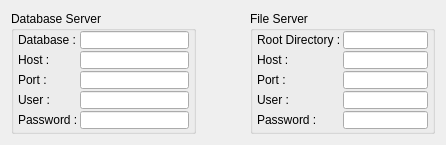
<?xml version="1.0" encoding="UTF-8"?>
<ui version="4.0">
 <class>uiConnector</class>
 <widget class="QWidget" name="uiConnector">
  <property name="geometry">
   <rect>
    <x>0</x>
    <y>0</y>
    <width>442</width>
    <height>139</height>
   </rect>
  </property>
  <property name="windowTitle">
   <string>Form</string>
  </property>
  <property name="styleSheet">
   <string notr="true"/>
  </property>
  <layout class="QGridLayout" name="gridLayout_2">
   <item row="0" column="0" colspan="2">
    <widget class="QGroupBox" name="groupBox">
     <property name="minimumSize">
      <size>
       <width>185</width>
       <height>0</height>
      </size>
     </property>
     <property name="maximumSize">
      <size>
       <width>185</width>
       <height>16777215</height>
      </size>
     </property>
     <property name="title">
      <string>Database Server</string>
     </property>
     <property name="flat">
      <bool>false</bool>
     </property>
     <property name="checkable">
      <bool>false</bool>
     </property>
     <layout class="QGridLayout" name="gridLayout">
      <property name="leftMargin">
       <number>4</number>
      </property>
      <property name="topMargin">
       <number>0</number>
      </property>
      <property name="rightMargin">
       <number>4</number>
      </property>
      <property name="bottomMargin">
       <number>2</number>
      </property>
      <property name="spacing">
       <number>2</number>
      </property>
      <item row="0" column="0">
       <widget class="QLabel" name="label">
        <property name="text">
         <string>Database :</string>
        </property>
       </widget>
      </item>
      <item row="0" column="1">
       <widget class="QLineEdit" name="ledDB">
        <property name="minimumSize">
         <size>
          <width>0</width>
          <height>18</height>
         </size>
        </property>
        <property name="maximumSize">
         <size>
          <width>16777215</width>
          <height>18</height>
         </size>
        </property>
        <property name="styleSheet">
         <string notr="true"/>
        </property>
        <property name="maxLength">
         <number>50</number>
        </property>
       </widget>
      </item>
      <item row="1" column="0">
       <widget class="QLabel" name="label_2">
        <property name="text">
         <string>Host :</string>
        </property>
       </widget>
      </item>
      <item row="1" column="1">
       <widget class="QLineEdit" name="ledMainHost">
        <property name="minimumSize">
         <size>
          <width>0</width>
          <height>18</height>
         </size>
        </property>
        <property name="maximumSize">
         <size>
          <width>16777215</width>
          <height>18</height>
         </size>
        </property>
        <property name="maxLength">
         <number>50</number>
        </property>
       </widget>
      </item>
      <item row="2" column="0">
       <widget class="QLabel" name="label_3">
        <property name="text">
         <string>Port :</string>
        </property>
       </widget>
      </item>
      <item row="2" column="1">
       <widget class="QLineEdit" name="ledMainPort">
        <property name="minimumSize">
         <size>
          <width>0</width>
          <height>18</height>
         </size>
        </property>
        <property name="maximumSize">
         <size>
          <width>16777215</width>
          <height>18</height>
         </size>
        </property>
       </widget>
      </item>
      <item row="3" column="0">
       <widget class="QLabel" name="label_4">
        <property name="text">
         <string>User :</string>
        </property>
       </widget>
      </item>
      <item row="3" column="1">
       <widget class="QLineEdit" name="ledMainUser">
        <property name="minimumSize">
         <size>
          <width>0</width>
          <height>18</height>
         </size>
        </property>
        <property name="maximumSize">
         <size>
          <width>16777215</width>
          <height>18</height>
         </size>
        </property>
       </widget>
      </item>
      <item row="4" column="0">
       <widget class="QLabel" name="label_5">
        <property name="text">
         <string>Password :</string>
        </property>
       </widget>
      </item>
      <item row="4" column="1">
       <widget class="QLineEdit" name="ledMainPassword">
        <property name="minimumSize">
         <size>
          <width>0</width>
          <height>18</height>
         </size>
        </property>
        <property name="maximumSize">
         <size>
          <width>16777215</width>
          <height>18</height>
         </size>
        </property>
        <property name="echoMode">
         <enum>QLineEdit::Password</enum>
        </property>
       </widget>
      </item>
     </layout>
    </widget>
   </item>
   <item row="0" column="3" colspan="2">
    <widget class="QGroupBox" name="groupBox_2">
     <property name="minimumSize">
      <size>
       <width>185</width>
       <height>0</height>
      </size>
     </property>
     <property name="maximumSize">
      <size>
       <width>185</width>
       <height>16777215</height>
      </size>
     </property>
     <property name="title">
      <string>File Server</string>
     </property>
     <property name="flat">
      <bool>false</bool>
     </property>
     <property name="checkable">
      <bool>false</bool>
     </property>
     <layout class="QGridLayout" name="gridLayout_3">
      <property name="leftMargin">
       <number>4</number>
      </property>
      <property name="topMargin">
       <number>0</number>
      </property>
      <property name="rightMargin">
       <number>4</number>
      </property>
      <property name="bottomMargin">
       <number>0</number>
      </property>
      <property name="spacing">
       <number>2</number>
      </property>
      <item row="0" column="1">
       <widget class="QLabel" name="label_10">
        <property name="text">
         <string>Root Directory :</string>
        </property>
       </widget>
      </item>
      <item row="0" column="2">
       <widget class="QLineEdit" name="ledRoot">
        <property name="minimumSize">
         <size>
          <width>0</width>
          <height>18</height>
         </size>
        </property>
        <property name="maximumSize">
         <size>
          <width>16777215</width>
          <height>18</height>
         </size>
        </property>
        <property name="maxLength">
         <number>100</number>
        </property>
       </widget>
      </item>
      <item row="1" column="1">
       <widget class="QLabel" name="label_9">
        <property name="text">
         <string>Host :</string>
        </property>
       </widget>
      </item>
      <item row="1" column="2">
       <widget class="QLineEdit" name="ledSoftwareHost">
        <property name="minimumSize">
         <size>
          <width>0</width>
          <height>18</height>
         </size>
        </property>
        <property name="maximumSize">
         <size>
          <width>16777215</width>
          <height>18</height>
         </size>
        </property>
        <property name="maxLength">
         <number>50</number>
        </property>
       </widget>
      </item>
      <item row="2" column="1">
       <widget class="QLabel" name="label_6">
        <property name="text">
         <string>Port :</string>
        </property>
       </widget>
      </item>
      <item row="2" column="2">
       <widget class="QLineEdit" name="ledSoftwarePort">
        <property name="minimumSize">
         <size>
          <width>0</width>
          <height>18</height>
         </size>
        </property>
        <property name="maximumSize">
         <size>
          <width>16777215</width>
          <height>18</height>
         </size>
        </property>
       </widget>
      </item>
      <item row="3" column="1">
       <widget class="QLabel" name="label_8">
        <property name="text">
         <string>User :</string>
        </property>
       </widget>
      </item>
      <item row="3" column="2">
       <widget class="QLineEdit" name="ledSoftwareUser">
        <property name="minimumSize">
         <size>
          <width>0</width>
          <height>18</height>
         </size>
        </property>
        <property name="maximumSize">
         <size>
          <width>16777215</width>
          <height>18</height>
         </size>
        </property>
       </widget>
      </item>
      <item row="4" column="1">
       <widget class="QLabel" name="label_7">
        <property name="text">
         <string>Password :</string>
        </property>
       </widget>
      </item>
      <item row="4" column="2">
       <widget class="QLineEdit" name="ledSoftwarePassword">
        <property name="minimumSize">
         <size>
          <width>0</width>
          <height>18</height>
         </size>
        </property>
        <property name="maximumSize">
         <size>
          <width>16777215</width>
          <height>18</height>
         </size>
        </property>
        <property name="echoMode">
         <enum>QLineEdit::Password</enum>
        </property>
       </widget>
      </item>
     </layout>
    </widget>
   </item>
   <item row="0" column="2">
    <widget class="QPushButton" name="pbtConnect">
     <property name="minimumSize">
      <size>
       <width>42</width>
       <height>42</height>
      </size>
     </property>
     <property name="maximumSize">
      <size>
       <width>42</width>
       <height>42</height>
      </size>
     </property>
     <property name="toolTip">
      <string>&lt;!DOCTYPE HTML PUBLIC &quot;-//W3C//DTD HTML 4.0//EN&quot; &quot;http://www.w3.org/TR/REC-html40/strict.dtd&quot;&gt;
&lt;html&gt;&lt;head&gt;&lt;meta name=&quot;qrichtext&quot; content=&quot;1&quot; /&gt;&lt;style type=&quot;text/css&quot;&gt;
p, li { white-space: pre-wrap; }
&lt;/style&gt;&lt;/head&gt;&lt;body style=&quot; font-family:'Sans Serif'; font-size:9pt; font-weight:400; font-style:normal;&quot;&gt;
&lt;p style=&quot; margin-top:0px; margin-bottom:0px; margin-left:0px; margin-right:0px; -qt-block-indent:0; text-indent:0px;&quot;&gt;&lt;span style=&quot; font-style:italic;&quot;&gt;Reconectar&lt;/span&gt;&lt;/p&gt;&lt;/body&gt;&lt;/html&gt;</string>
     </property>
     <property name="text">
      <string/>
     </property>
     <property name="icon">
      <iconset resource="Connector.qrc">
       <normaloff>:/Resources/Images/Reconnect.png</normaloff>:/Resources/Images/Reconnect.png</iconset>
     </property>
     <property name="iconSize">
      <size>
       <width>32</width>
       <height>32</height>
      </size>
     </property>
     <property name="flat">
      <bool>true</bool>
     </property>
    </widget>
   </item>
  </layout>
 </widget>
 <resources>
  <include location="Connector.qrc"/>
 </resources>
 <connections/>
</ui>
